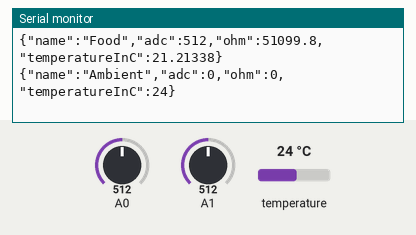
Simulated run of this sketch. Board: Arduino Uno, built with avr-gcc and run on an emulated ATmega328P. On the bench: the last lines printed to the serial monitor. Inputs (shaded band) come from the test bench; at power-on: A0 = 512, A1 = 512, temperature 24 °C.

Above: at 1.2 s.
1.3 s: A0 set to 1023
At 3.4 s:
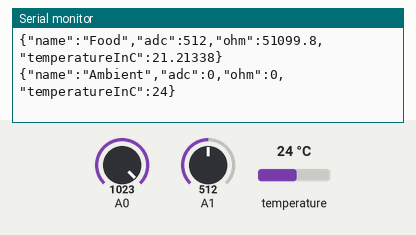
5.8 s: A1 set to 1023
At 7.7 s:
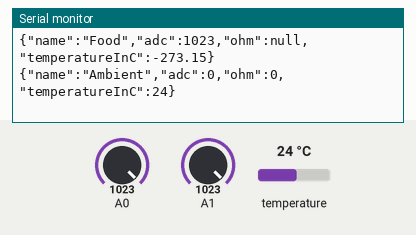
10.0 s: temperature set to 12 °C
At 11.3 s:
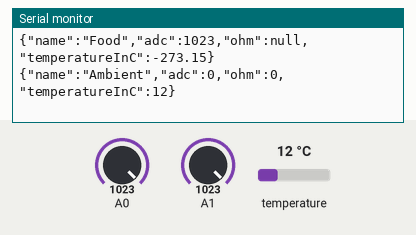
11.5 s: temperature set to 19 °C
At 12.9 s:
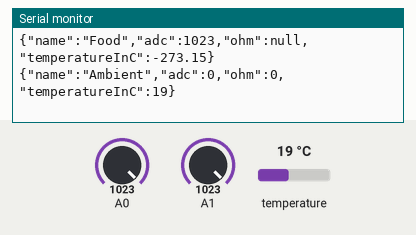
13.0 s: A0 set to 900
14.5 s: A1 set to 900
At 16.4 s:
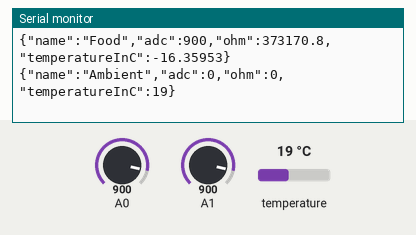
Timing chart, 0 to 17.0 s (numbered marks = the images above; inputs shaded):
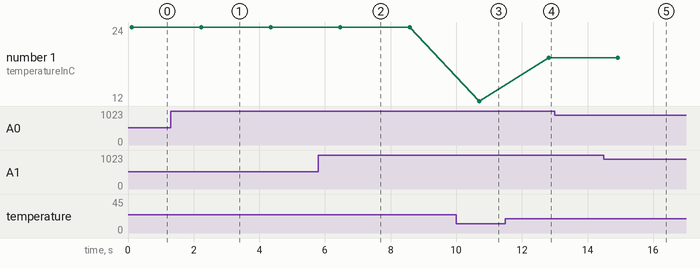

The sketch:

smoker.ino
```cpp
#include <DS3232RTC.h>

#include "Probe.h"

void setup(void)
{
	Serial.begin(115200);
}

void temperature(Probe *probe)
{
	const int NUMSAMPLES = 5;

	long totalADC = 0;
	for (int i = 0; i < NUMSAMPLES; i++) {
		totalADC += analogRead(probe->pin);
		delay(10);
	}

	float average = (float) totalADC / NUMSAMPLES;
	probe->adc = average;

	// convert the value to resistance
	average = 1023 / average - 1;
	average = probe->resistor / average;
	probe->ohm = average;

	float steinhart = average / probe->nominalResistance;     // (R/Ro)
	steinhart = log(steinhart);                  // ln(R/Ro)
	steinhart /= probe->b;                   // 1/B * ln(R/Ro)
	steinhart += 1.0 / (probe->nominalTemperatureInC + 273.15); // + (1/To)
	steinhart = 1.0 / steinhart;                 // Invert
	steinhart -= 273.15;                         // convert to C

	probe->temperatureInC = steinhart;
}

Probe pit("Pit", A0, 1000000, 25, 4800, 1000000);
Probe food("Food", A1, 43000, 25, 4000, 51000);
Probe ambient("Ambient", 0, 0, 0, 0, 0);

void loop(void) {
	temperature(&pit);
	temperature(&food);
	ambient.temperatureInC = RTC.temperature() / 4.0;

	pit.toJson(Serial);
	food.toJson(Serial);
	ambient.toJson(Serial);

	delay(2000);
}
```

probe.h
```cpp
#ifndef __PROBE_H__
#define __PROBE_H__

#include <ArduinoJson.h>

struct Probe
{
	Probe()
	{
		pin = 0;
		nominalResistance = 0;
		nominalTemperatureInC = 0;
		b = 0;
		resistor = 0;
	}

	Probe(String name, int pin, long nominalResistance, long nominalTemperatureInC, long b, long resistor) :
		name(name), pin(pin), nominalResistance(nominalResistance), nominalTemperatureInC(nominalTemperatureInC), b(b), resistor(resistor)
	{
		adc = 0;
		ohm = 0.0;
		temperatureInC = 0;
	}
	String name;
	int pin;
	long nominalResistance;
	long nominalTemperatureInC;
	long b;
	long resistor;

	float adc;
	float ohm;
	float temperatureInC;

	void toJson(char *buf, int len)
	{
		StaticJsonBuffer<200> jsonBuffer;
		JsonObject &root = jsonBuffer.createObject();
		root["name"] = name;
		root["adc"] = adc;
		root["ohm"] = ohm;
		root["temperatureInC"] = temperatureInC;
		root.printTo(buf, len);
	}

	void toJson(Print &s)
	{
		StaticJsonBuffer<200> jsonBuffer;
		JsonObject &root = jsonBuffer.createObject();
		root["name"] = name;
		root["adc"] = adc;
		root["ohm"] = ohm;
		root["temperatureInC"] = temperatureInC;
		root.printTo(s);
		s.println();
	}

	static Probe fromJson(char *json)
	{
		StaticJsonBuffer<200> jsonBuffer;
		JsonObject &root = jsonBuffer.parseObject(json);
		Probe p;
		if (!root.success()) {
			return p;
		}
		const char *name = root["name"];
		float adc = root["adc"];
		float ohm = root["ohm"];
		float temperatureInC = root["temperatureInC"];
		p.name = String(name);
		p.adc = adc;
		p.ohm = ohm;
		p.temperatureInC = temperatureInC;
		return p;
	}
};

#endif
```

Measured:
- after the input at 1.3 s, the serial monitor: prints a new line after 0.92 s (image 1)
- after the input at 5.8 s, the serial monitor: prints a new line after 0.66 s (image 2)
- after the input at 10.0 s, the serial monitor: prints a new line after 0.70 s (image 3)
- after the input at 11.5 s, the serial monitor: prints a new line after 1.3 s (image 4)
- after the input at 14.5 s, the serial monitor: prints a new line after 0.42 s (image 5)
- plotted number 1: 24 → 12 after the input at 10.0 s, 12 → 19 after the input at 11.5 s
